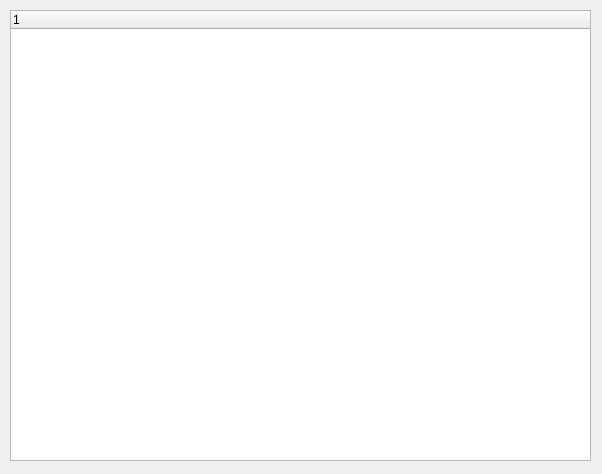
<?xml version="1.0" encoding="UTF-8"?>
<ui version="4.0">
 <class>Widget</class>
 <widget class="QWidget" name="Widget">
  <property name="geometry">
   <rect>
    <x>0</x>
    <y>0</y>
    <width>602</width>
    <height>474</height>
   </rect>
  </property>
  <property name="windowTitle">
   <string>Widget</string>
  </property>
  <widget class="QTreeWidget" name="treeWidget">
   <property name="geometry">
    <rect>
     <x>10</x>
     <y>10</y>
     <width>581</width>
     <height>451</height>
    </rect>
   </property>
   <column>
    <property name="text">
     <string notr="true">1</string>
    </property>
   </column>
  </widget>
 </widget>
 <layoutdefault spacing="6" margin="11"/>
 <resources/>
 <connections/>
</ui>
